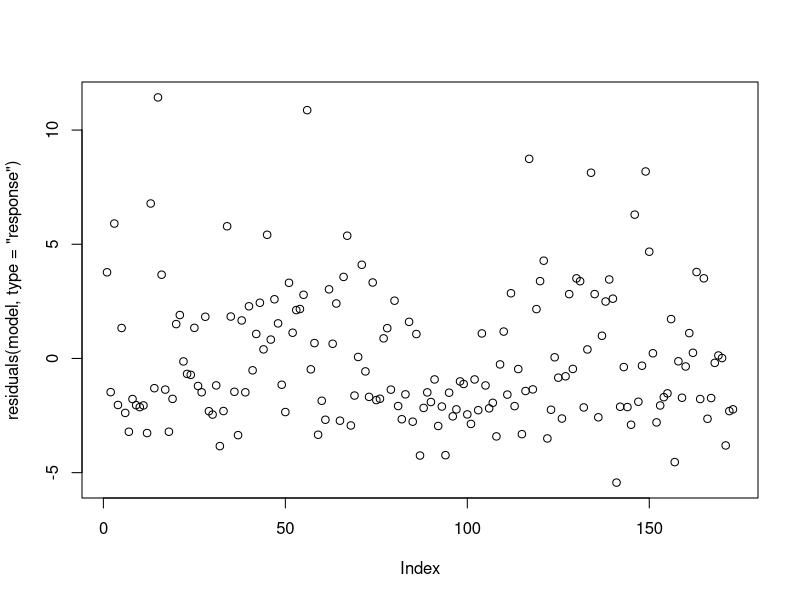
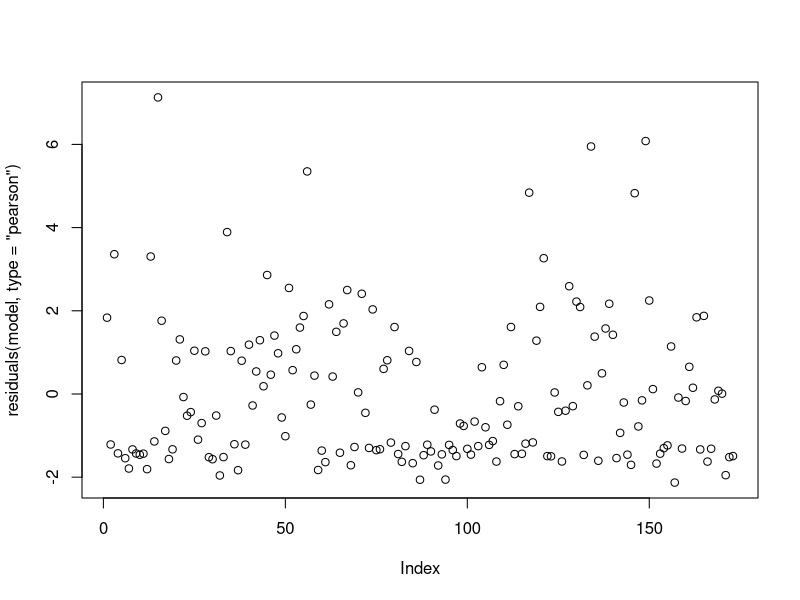
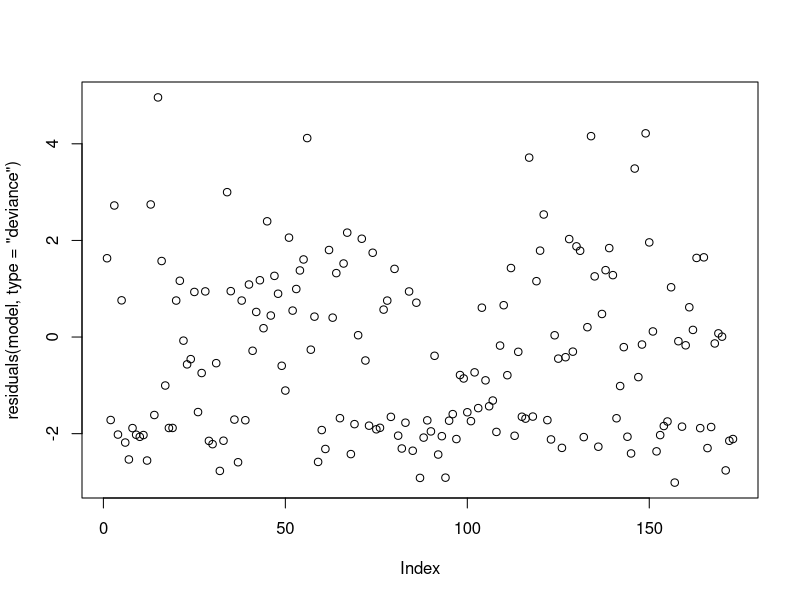

The R script that drew these images, in order:
## ---- chunk 1
horseshoe <- read.table("horseshoe.txt", header = T)
model <- glm(satell ~ color + spine + width + weight, family = poisson, data = horseshoe)
summary(model)
## ---- chunk 2
pchisq(model$deviance, model$df.residual)
## ---- chunk 3
vcov(model)
## ---- chunk 4
model0 <- glm(satell ~ color + weight, family = poisson, data = horseshoe)
summary(model0)
## ---- chunk 5
anova(model0, model, test = "Chisq")
## ---- chunk 6
drop1(model, test = "Chisq")
## ---- chunk 7
anova(model0, model, test = "Rao")
## ---- chunk 8
drop1(model, test = "Rao")
## ---- chunk 9
confint(model)
## ---- chunk 10
plot(residuals(model, type = "response"))
## ---- chunk 11
plot(residuals(model, type = "pearson"))
(X.2 <- sum(residuals(model, type = "pearson")^2))
model$deviance
## ---- chunk 12
plot(residuals(model, type = "deviance"))
(X.2 <- sum(residuals(model, type = "deviance")^2))
model$deviance
